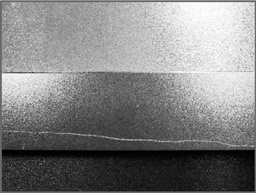
#> input picture Preprocessing/image.jpg, 256 x 193 px, shrunk from 844 x 636 before the run
$ python Sharpening.py   (older library calls are emulated)
#> lines starting #> are read from the running program, lines starting #| are printed output that depends on the picture; after the words box and inside, x2 and y2 are one past the last pixel; in counts of white or black regions, pixels touching at a corner belong together
import numpy as np
import os
from skimage import io
import scipy

path = 'Sharpening/'
filename = 'image.jpg'


def load_image_skimage(filename, isFlatten=False):  # 读取图像子函数
#> called with filename = 'image.jpg', isFlatten = False
    isExit = os.path.isfile(filename)
    if isExit == False:
        print("File open error!")
    img = io.imread(filename, as_grey=False)  # io.save(filename,img)保存文件
#> img is the input picture: shape (193, 256, 3); min 0, max 255, mean 129.2
    io.imsave(path + 'image_grey.jpg', img)
    if isFlatten:
        img_flatten = np.array(np.array(img, dtype=np.uint8).flatten())
        return img_flatten
    else:
        img_arr = np.array(img, dtype=np.uint8)
        return img_arr


class Sharp(object):  # 定义领域平均化去噪类
    def __init__(self):
        pass

    def Robert_init(self):  # Robert锐化初始化
        self.w1 = np.array([[0, 1], [-1, 0]])  # 定义卷积核
        self.w2 = np.array([[1, 0], [0, -1]])
        self.zp = (self.w1.shape[0] - 1) // 2  # 定义扩充大小
        self.size = self.w1.shape[0] * self.w1.shape[1]  # 计算卷积核大小
        self.k = 0.7  # 定义锐化系数K

    def padding(self, dic):  # 填补子函数
        self.padding_dic = np.zeros((2 * self.zp + dic.shape[0], 2 * self.zp + dic.shape[1], dic.shape[2]))
        self.padding_dic[self.zp:(dic.shape[0] + self.zp), self.zp:(dic.shape[1] + self.zp), :] = dic

    def normalization(self, dic):  # 将图像标准化到[0,255]区间内
        dic[:, :, :] = dic[:, :, :] * (dic[:, :, :] > 0)
        dic[:, :, :] = dic[:, :, :] * (dic[:, :, :] <= 255) + 255 * (dic[:, :, :] > 255)
        return dic

    def Robert_conv(self):  # Robert卷积子函数
        self.dic = load_image_skimage(filename, isFlatten=False)
        temp_dic = self.dic
        temp_output = np.zeros((temp_dic.shape[0], temp_dic.shape[1], temp_dic.shape[2]))
        self.output = np.zeros((self.dic.shape[0], self.dic.shape[1], self.dic.shape[2]))  # 创建输出矩阵
        for k in range(self.dic.shape[2]):
            for j in range(self.dic.shape[1] - 1):
                for i in range(self.dic.shape[0] - 1):
                    temp = temp_dic[i:(i + 2), j:(j + 2), k]
                    temp_output[i, j, k] = abs(np.sum(temp * self.w1)) + abs(np.sum(temp * self.w2))
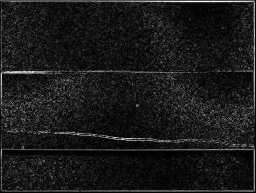
#> temp_output: shape (193, 256, 3) float64; min 0, max 257, mean 26.9; drawn with min black and max white
        temp_output = self.normalization(temp_output)
#> in normalization, `dic[:, :, :] = dic[:, :, :] * (dic[:, :, :] <= 255) + 255 * (dic[:, :,..`: dic: shape (193, 256, 3) float64; 0.01% of pixels changed, all inside (x1, y1, x2, y2) = (189, 1, 207, 2)
        self.output = np.array(self.output + self.k * temp_output, dtype=np.uint8)
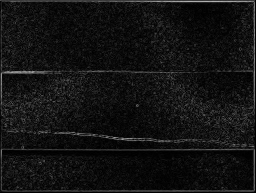
#> self.output: shape (193, 256, 3); min 0, max 178, mean 18.4
        self.output = self.normalization(self.output)
        io.imsave(path + 'Feature.jpg', self.output)
        self.output = self.output + self.dic
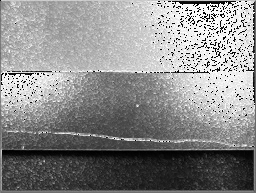
#> self.output: shape (193, 256, 3); min 0, max 255, mean 138.5
        for k in range(self.output.shape[2]):
            for j in range(self.output.shape[1] - 1):
                for i in range(self.output.shape[0] - 1):
                    if self.output[i, j, k] < 0:
                        self.output[i, j, k] = 0
                    if self.output[i, j, k] > 255:
                        self.output[i, j, k] = 255
        io.imsave(path + 'RobertSharp.jpg', self.output)


if __name__ == '__main__':
    func = Sharp()
    func.Robert_init()
    func.Robert_conv()
